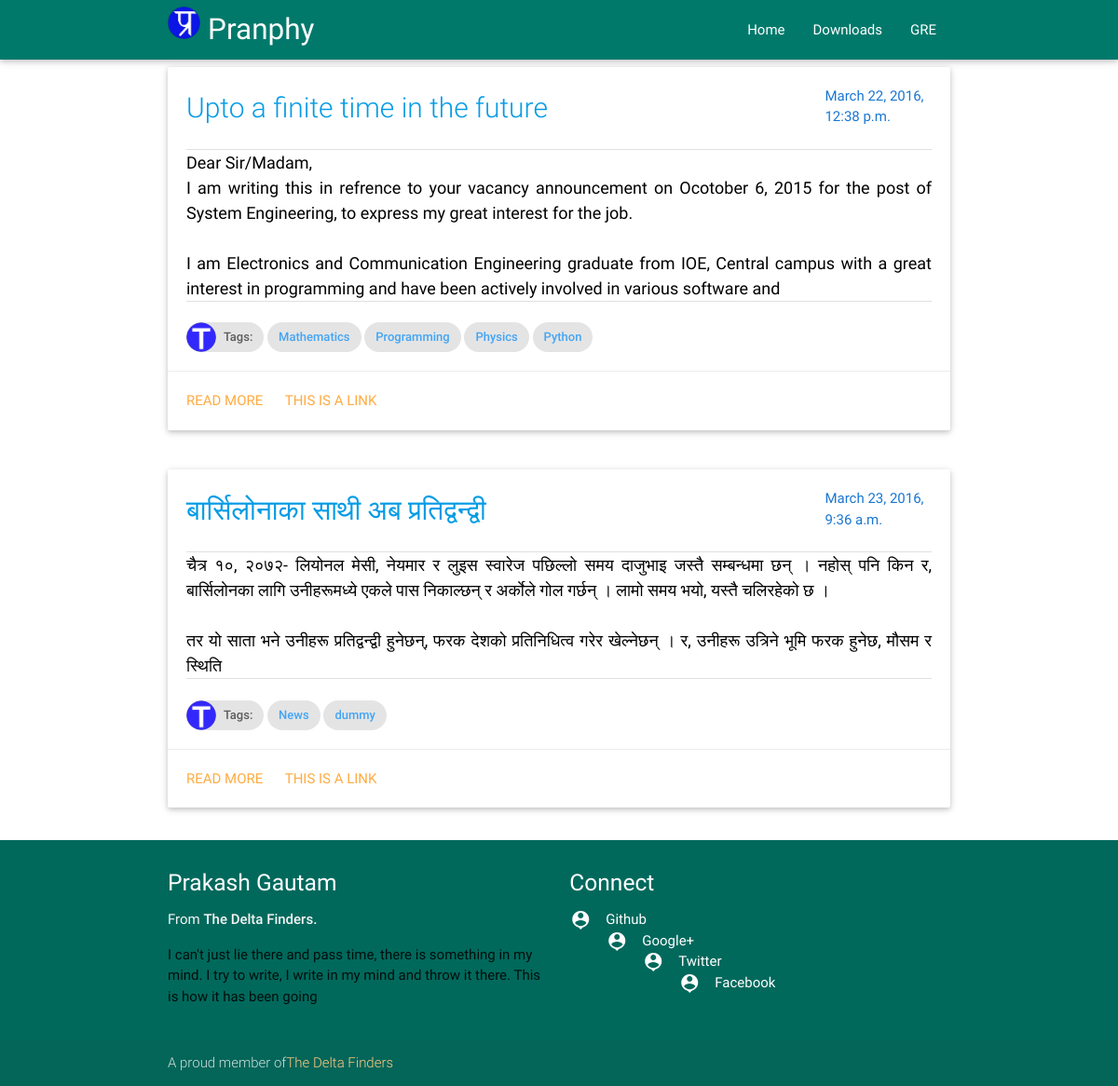
/, run on an earlier commit of the app's database.
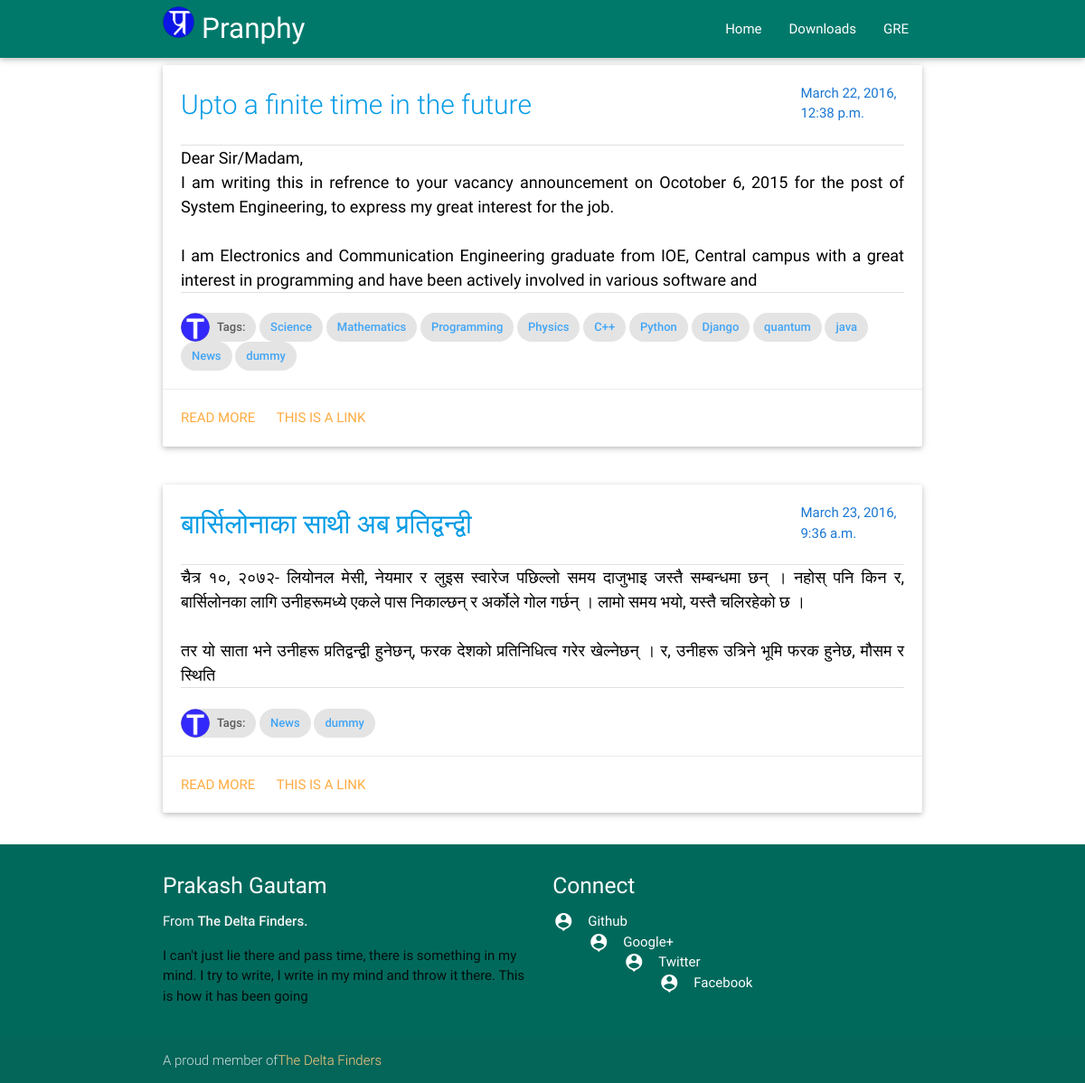
And on a later commit of the database.
### Blog/models.py (models this page shows, shortened)
class BlogPost(models.Model):
    title = models.CharField(max_length=200,unique=True)
    body = models.TextField()
    createdate = models.DateTimeField(auto_now_add=True)
    updatedate = models.DateTimeField(auto_now=True)
    tags = models.ManyToManyField('Tag',blank=True)
    slug = models.SlugField(max_length=200, unique=True,allow_unicode=True)

class Tag(models.Model):
    word = models.CharField(max_length=100,unique=True)
    def __str__(self):
        return self.word

### Blog/views.py (the view)
# urls.py: url(r'^$', views.index, name='index'),
def index(request):
    allposts = BlogPost.objects.all()
    template = loader.get_template('Blog/index.html')
    Repeat = [1,2]
    context   = {
        'Repeat' : Repeat,
        'allposts' : allposts,
    }
    return HttpResponse(template.render(context,request))

### Blog/templatetags/BlogExtras.py (called while the page is built)
@register.filter
@stringfilter
def shorten(value,length):
    return value[0:length]

### Blog/templates/Blog/index.html
{%extends "base.html" %}
{%load staticfiles %}
{%load BlogExtras %}
{%block bodycontent %}
{%block full-card %}
<div class="container">
{% for post in allposts %}
<div class="row">
    <div class="col l12 s12 m12">
      <div class="card ">
        <div class="card-content black-text">
          <div class="row">
              <div class="col s7 m8 l10">
                  <span class="card-title teal-text text-darken-3" style="font-size: 2em">
                      <a href="{% url 'detail' post.slug %}">{{post.title}}</a>
                  </span>
              </div>
              <div class="col s5 m4  l2">
                  <span class="blue-text text-darken-2" style="text-align: right;">{{post.createdate}}</span>
              </div>
            </div>
            <div class="divider"></div>
            <div class="content" style="text-align: justify; font-size: 1.2em">
            <p>
                {{post.body|shorten:350|linebreaksbr}}
            </p>
          </div>
          <div class="divider"></div>
          <br/>
          <div class="chip">
                <img src="{%static 'images/capital-t.png'%}" alt="Tags">
                Tags:
          </div>
          {%for tag in post.tags.all %}
          <a href="#"><div class="chip blue-text text-lighten-1">{{tag}}</div></a>
          {%endfor %}
        </div>
        <div class="card-action">
            <a href="{% url 'detail' post.slug %}">read more</a>
          <a href="#">This is a link</a>
        </div>
      </div>
    </div>
</div>
{% endfor %}
</div>
{%endblock full-card%}
{%endblock bodycontent %}

### templates/base.html (shortened to what this page needs)
{% load staticfiles %}
<!DOCTYPE html>
<html lang="en">
<head>
  <link href="{%static 'css/materialize.css'%}" type="text/css" rel="stylesheet" media="screen,projection"/>
  <link href="{%static 'css/style.css'%}" type="text/css" rel="stylesheet" media="screen,projection"/>
</head>
<body>
    {%include "navbar.html" %}
    {%block bodycontent%} {% endblock bodycontent %}
    {%include "footer.html" %}
  </body>
</html>

### templates/navbar.html (shortened to what this page needs)
{%load staticfiles %}
{% block navbar %}
<nav class="teal darken-2" role="navigation">
    <div class="nav-wrapper container" ><a id="logo-container" href="#" class="brand-logo"><img src="{% static 'images/pranphy-icon.png'%}" style="height: 35px; width=35px"/> Pranphy</a>
      <ul class="right hide-on-med-and-down">
        <li><a href="/">Home</a></li>
        <li><a href="{% url 'download' %}">Downloads</a></li>
        <li><a href="{% url 'gre' %}">GRE</a></li>
      </ul>
    </div>
  </nav>
{%endblock navbar%}

### templates/footer.html
{%block footer %}
<footer class="page-footer teal darken-3">
    <div class="container">
      <div class="row">
        <div class="col l6 s12">
          <h5 class="white-text">Prakash Gautam</h5>
          <p class="grey-text text-lighten-4">From <strong>The Delta Finders.</strong> </p>
          <p>I can't just lie there and pass time, there is
             something in my mind. I try to write,  I write
             in my mind and throw it there. This is  how it
             has been going
          </p>
        </div>
        <div class="col l6 s12">
          <h5 class="white-text">Connect</h5>
          <ul>
              <li><a class="white-text" href="#!"><i class="material-icons left">person_pin</i>Github</a></li>
              <li><a class="white-text" href="#!"><i class="material-icons left">person_pin</i>Google+</a></li>
              <li><a class="white-text" href="#!"><i class="material-icons left">person_pin</i>Twitter</a></li>
              <li><a class="white-text" href="#!"><i class="material-icons left">person_pin</i>Facebook</a></li>
          </ul>
        </div>
      </div>
    </div>
    <div class="footer-copyright">
      <div class="container text-center">
      A proud member of<a class="orange-text text-lighten-3" href="http://github.com/TheDeltaFinders/">The Delta Finders</a>
      </div>
    </div>
  </footer>
{% endblock footer %}

What changed in the data, as far as the page shows it:
changed BlogPost "Upto a finite time in the future": gains Tag (word "Science"); gains Tag (word "C++"); gains Tag (word "Django"); gains Tag (word "quantum"); gains Tag (word "java"); gains Tag (word "News"); gains Tag (word "dummy")
